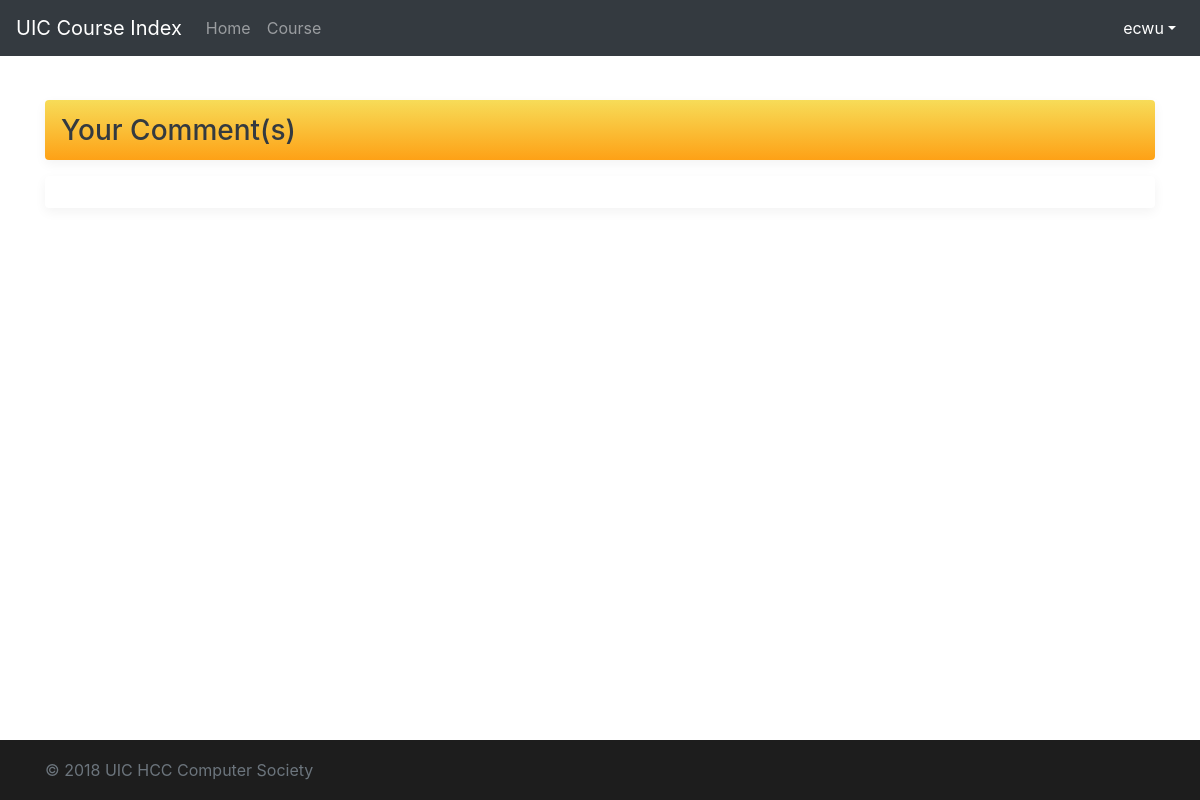
Before: /tools/comments/ (signed in) with the older database file.
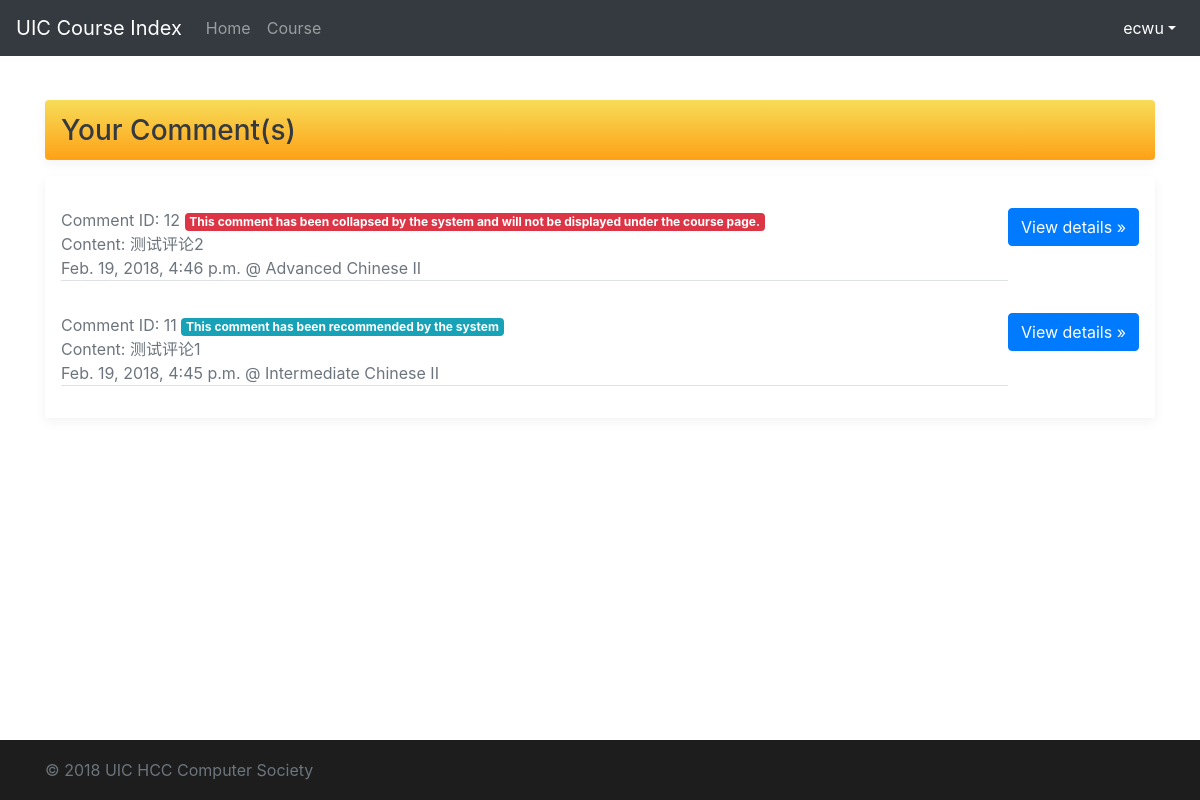
After: the same page with the newer database file.
### course/models.py (models this page shows, shortened)
class Comments(models.Model):
    course = models.ForeignKey(Course, on_delete=models.CASCADE)
    sender = models.ForeignKey(User, on_delete=models.CASCADE)
    pub_date = models.DateTimeField(auto_now_add=True)
    content = models.TextField()
    is_recommend = models.BooleanField(default=False)
    is_banned = models.BooleanField(default=False)
    up_vote = models.IntegerField(default=0)
    down_vote = models.IntegerField(default=0)
    pid = models.ForeignKey('self', blank=True, null=True, on_delete=models.DO_NOTHING)
    class Meta:
        ordering = ['up_vote', '-pub_date']

class Course(models.Model):
    UIC_DIVISION = (('DST', 'Division of Science and Technology'),
                    ('DBM', 'Division of Business and Management'),
                    ('DHSS', 'Division of Humanities and Social Sciences'),
                    ('DCC', 'Division of Culture and Creativity'),
                    ('ALL', 'All Division'))
    UIC_MAJOR = (
        ('DST', (
            ('FST', 'Food Science and Technology'),
            ('ENVS', 'Environmental Science'),
            ('APSY', 'Applied Psychology'),
            ('STAT', 'Statistics'),
            ('FM', 'Financial Mathematics'),
            ('CST', 'Computer Science and Technology'),
            ('DS', 'Data Science'),
            ('ALLDST', 'All DST Major')
        )),
        ('DBM', (
            ('ACCT', 'Accounting'),
            ('FIN', 'Finance'),
            ('AE', 'Applied Economics'),
            ('EBIS', 'e-Business Management and Information Systems'),
            ('MHR', 'Management of Human Resources'),
            ('MKT', 'Marketing Management'),
            ('EPIN', 'Entrepreneurship and Innovation'),
            ('ALLDBM', 'All DBM Major')
        )),
        ('DCC', (
            ('CCM', 'Culture, Creativity and Management'),
            ('CTV', 'Cinema and Television'),
            ('MAD', 'Media Arts and Design'),
            ('ALLDCC', 'All DCC Major')
        )),
        ('DHSS', (
            ('GIR', 'Government and International Relations'),
            ('SWSA', 'Social Work and Social Administration'),
            ('IJ', 'International Journalism'),
            ('PRA', 'Public Relations and Advertising'),
            ('ATS', 'Applied Translation Studies '),
            ('ELLS', 'English Language and Literature Studies'),
            ('ALLDHSS', 'All DHSS Major')
        )),
        ('ALL', 'ALL Major')
    )
    UIC_COURSE_CATEGORY = (
        ('BBAC', 'BBA (Hons) Core'),
        ('MR', 'Major Required'),
        ('ME', 'Major Elective'),
        ('GEC', 'General Education Core'),
        ('GED', 'General Education Distribution'),
        ('WPEX', 'Whole Person Education Experiential Learning Modules'),
        ('FE', 'Free Elective')
    )
    UIC_COURSE_UNITS = (
        (3, 'Three Units'),
        (1, 'One Unit')
    )
    course_name_en = models.CharField(max_length=128, null=True)
    course_name_cn = models.CharField(max_length=128, null=True)
    course_code = models.CharField(max_length=32, default='EMPY1003')
    course_units = models.IntegerField(default=3, choices=UIC_COURSE_UNITS)
    course_class = models.CharField(max_length=32, default='DEFAULT_CLASS')
    course_major = models.CharField(max_length=32, default='ALL', choices=UIC_MAJOR)
    course_division = models.CharField(max_length=32, default='ALL', choices=UIC_DIVISION)
    course_category = models.CharField(max_length=32, default='FE', choices=UIC_COURSE_CATEGORY)
    course_descriptions = models.TextField(null=True, default='To be added')
    course_pre_request = models.ForeignKey('self', blank=True, null=True, on_delete=models.DO_NOTHING)
    up_vote = models.IntegerField(default=0)
    down_vote = models.IntegerField(default=0)
    pub_date = models.DateTimeField(auto_now_add=True)
    update_time = models.DateTimeField(auto_now=True)
    view_times = models.IntegerField(default=0)
    def __str__(self):
        return self.course_name_en

### course/views.py (the view)
# urls.py: path('tools/comments/', views.view_comment, name='view_comment'),
def view_comment(request):
    if not request.user.is_authenticated:
        messages.add_message(request, messages.ERROR, 'Login required.')
        return redirect('/')
    else:
        comment = models.Comments.objects.filter(sender = request.user)
        return render(request, 'tools/allcomment.html', {'comments': comment})

### course/templates/tools/allcomment.html (shortened to what this page needs)
<!doctype html>
<html lang="en">
<head>
    <link href="https://cdn.bootcss.com/bootstrap/4.0.0/css/bootstrap.min.css" rel="stylesheet">
    {% load static %}
    <link href="{% static "course/css/login_page.css" %}" rel="stylesheet">
</head>
<body>
<header>
    <nav class="navbar navbar-expand-md navbar-dark fixed-top bg-dark">
        <a class="navbar-brand" href="{% url 'home_page' %}">UIC Course Index</a>
        <div class="collapse navbar-collapse" id="navbarCollapse">
            <ul class="navbar-nav mr-auto">
                <li class="nav-item">
                    <a class="nav-link" href="{% url 'home_page' %}">Home</a>
                </li>
                <li class="nav-item">
                    <a class="nav-link" href="{% url 'course_list' %}">Course</a>
                </li>
            </ul>
            <ul class="navbar-nav ml-auto">
                <li class="nav-item dropdown show">
                    <a class="nav-link dropdown-toggle" href="#" id="dropdown01" data-toggle="dropdown"
                       aria-haspopup="true" aria-expanded="true">{{ user.username }}</a>
                </li>
            </ul>
        </div>
    </nav>
</header>
<main role="main" class="container">
    <br>
    <div class="d-flex align-items-center p-3 my-3 text-white-50 lightyellow-yellow rounded box-shadow">
        <div class="lh-100" style="width: 100%;">
            <div class="d-flex justify-content-between align-items-center">
                <h3 class="mb-0 text-dark lh-100">Your Comment(s)
                </h3>
            </div>
        </div>
    </div>
    <div class="my-3 p-3 bg-white rounded box-shadow">
        {% for comment in comments %}
        <div class="media text-muted pt-3">
            <p class="media-body border-bottom border-gray">
                <span>Comment ID: {{ comment.id }}
                    {% if comment.is_recommend %}
                        <span class="badge badge-info">This comment has been recommended by the system</span>
                    {% endif %}
                {% if comment.is_banned %}
                    <span class="badge badge-danger">This comment has been collapsed by the system and will not be displayed under the course page.</span>
                    {% endif %}
                </span><br>
                <span>Content: {{ comment.content }}</span><br>
                <span>{{ comment.pub_date }} @ {{ comment.course }}</span><br>
                <p><a href="{% url 'course_detail' comment.course.id %}" class="btn btn-primary">View details »</a></p>
            </p>
        </div>
        {% endfor %}
    </div>
</main>
<footer class="footer">
    <div class="container">
        <span class="text-muted">&copy; 2018 UIC HCC Computer Society</span>
    </div>
</footer>
{% load static %}
</body>
</html>

### course/static/course/css/login_page.css (style rules this page uses)
html { position: relative; min-height: 100%; }
body { margin-bottom: 60px; font-family: -apple-system, BlinkMacSystemFont, "Segoe UI", "Droid Sans", "Helvetica Neue", "PingFang SC", "Hiragino Sans GB", "Droid Sans Fallback", "Microsoft YaHei", sans-serif; }
.footer { position: absolute; bottom: 0; width: 100%; height: 60px; line-height: 60px; background-color: #1d1d1d; }
body > .container { padding: 60px 15px 0; }
.footer > .container { padding-right: 15px; padding-left: 15px; }

### course/templates/tools/allcomment.html (style rules this page uses)
html, body { overflow-x: hidden; }
.text-white-50 { color: rgba(255, 255, 255, .5); }
.lightyellow-yellow { background: #FEA116; background: -webkit-gradient(linear, left top, left bottom, from(#F7DC58), to(#FEA116)); background: -webkit-linear-gradient(#F7DC58, #FEA116); background: -o-linear-gradient(#F7DC58, #FEA116); background: linear-gradient(#F7DC58, #FEA116); }
.border-bottom { border-bottom: 1px solid #e5e5e5; }
.box-shadow { box-shadow: 0 .25rem .75rem rgba(0, 0, 0, .05); }
.lh-100 { line-height: 1; }

Changed rows visible on the page:
added Comments: id "12", shows "This comment has been collapsed by the system and will not be displayed under the course page.", content "测试评论2", pub_date "Feb. 19, 2018, 4:46 p.m.", course "Advanced Chinese II"
added Comments: id "11", shows "This comment has been recommended by the system", content "测试评论1", pub_date "Feb. 19, 2018, 4:45 p.m.", course "Intermediate Chinese II"
